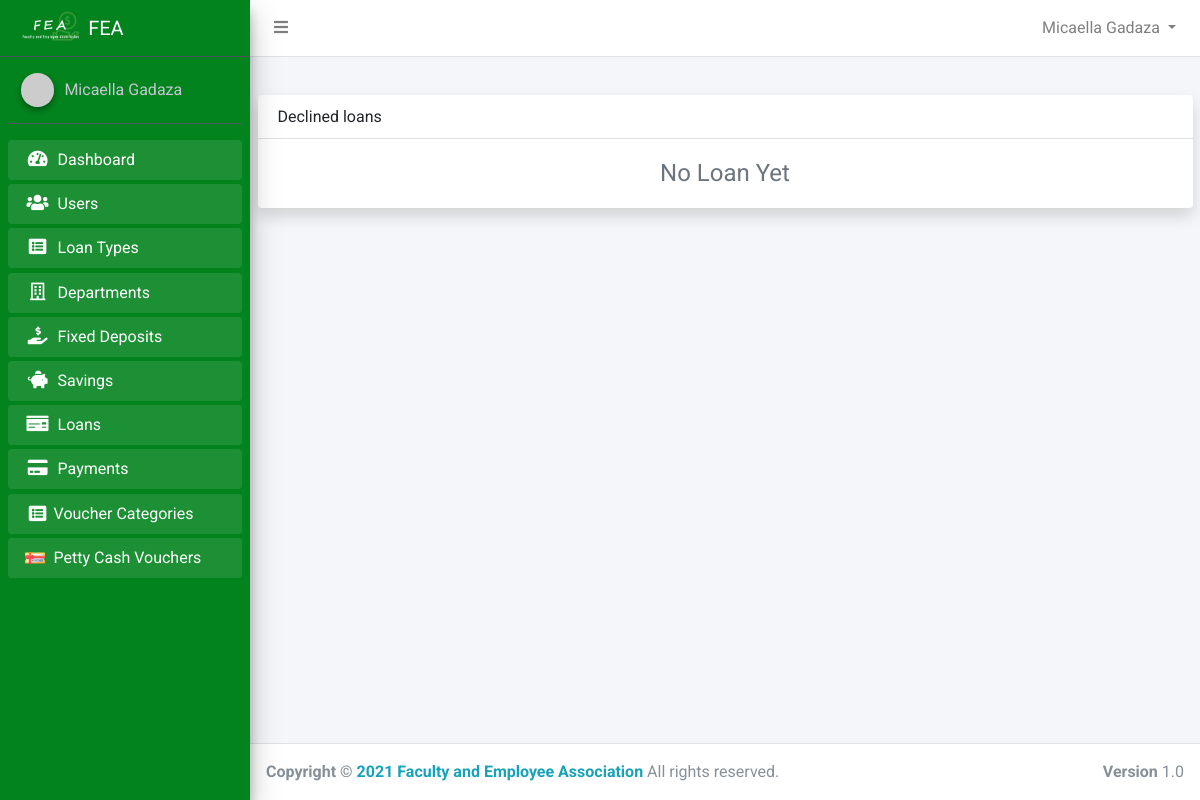
/admin/declined_loans.php (signed in), run on an earlier commit of the app's database.
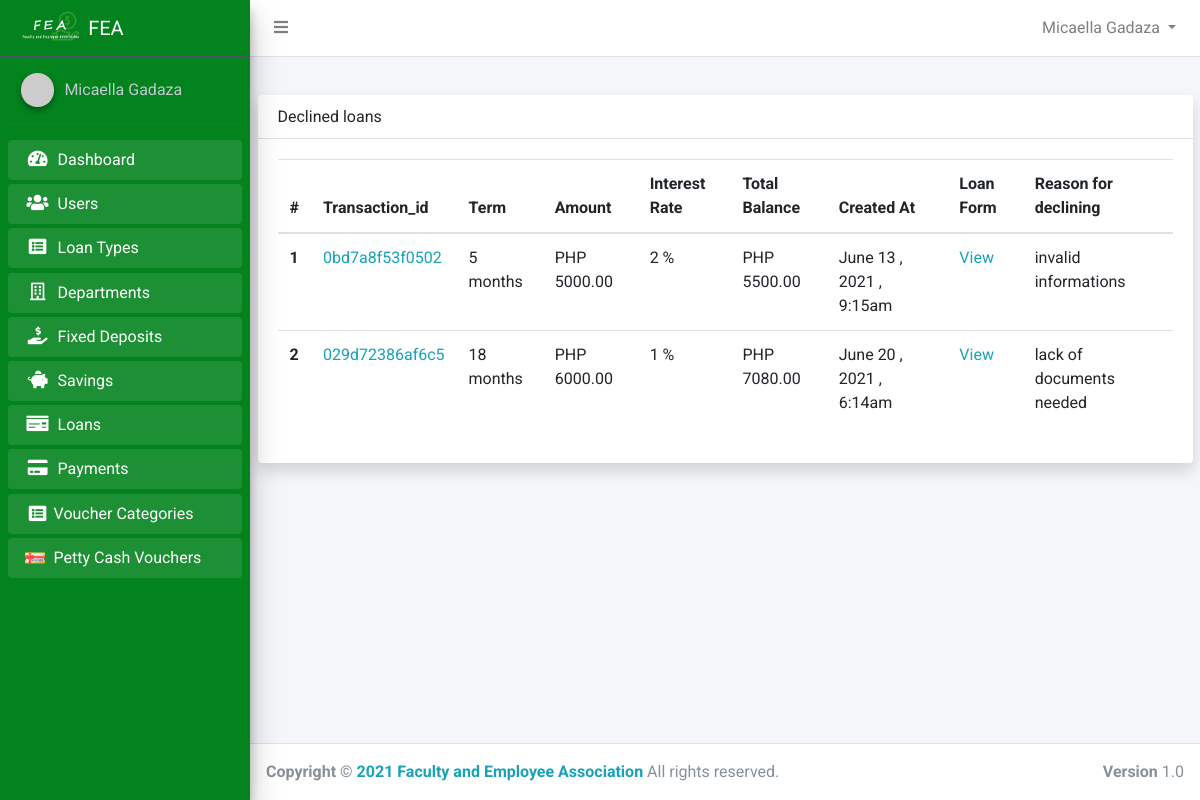
And on a later commit of the database.
### tables this page shows
CREATE TABLE `loans` (
  `id` int(11) NOT NULL,
  `transaction_id` varchar(50) NOT NULL,
  `loan_number` varchar(50) NOT NULL,
  `membership_number` varchar(50) NOT NULL,
  `amount` double NOT NULL,
  `amount_per_kinsenas` double NOT NULL,
  `amount_per_month` double NOT NULL,
  `interest_amount` double NOT NULL,
  `interest_amount_per_kinsenas` double NOT NULL,
  `interest_amount_per_month` double NOT NULL,
  `total_amount` double NOT NULL,
  `term` varchar(50) NOT NULL,
  `status` varchar(50) NOT NULL DEFAULT 'pending',
  `loan_type_id` int(11) NOT NULL,
  `user_id` int(11) NOT NULL,
  `department_id` int(11) DEFAULT NULL,
  `comaker1_id` int(11) DEFAULT NULL,
  `comaker2_id` int(11) DEFAULT NULL,
  `approved_by_c1` tinyint(1) NOT NULL DEFAULT 0,
  `approved_by_c2` tinyint(1) DEFAULT 0,
  `created_at` timestamp NOT NULL DEFAULT current_timestamp(),
  `approved_at` date DEFAULT NULL,
  `approved_by_f1` int(11) DEFAULT NULL,
  `approved_by_f2` int(11) DEFAULT NULL,
  `approved_by_f3` int(11) DEFAULT NULL,
  `approved_by_president` tinyint(1) NOT NULL DEFAULT 0,
  `reason_for_decline` text DEFAULT NULL
);

CREATE TABLE `loan_types` (
  `id` int(11) NOT NULL,
  `name` varchar(50) NOT NULL,
  `interest` double NOT NULL
);

### app/config/config.php (called while the page is built, shortened)
<?php
class Connection
{
    public $conn;
    public function __construct()
    {
        try {
            $dsn = 'mysql:host=' . HOST . ';dbname=' . DB_NAME;
            $this->conn = new PDO($dsn, USERNAME, PASSWORD);
            $this->conn->setAttribute(PDO::ATTR_DEFAULT_FETCH_MODE, PDO::FETCH_OBJ);
            $this->conn->setAttribute(PDO::ATTR_EMULATE_PREPARES, false);
        } catch (PDOException $e) {
            echo "Error!: " . $e->getMessage() . "<br/>";
            die();
        }
        return $this->conn;
    }
}

### app/controllers/admin/LoanController.php (called while the page is built, shortened)
<?php
class AdminLoan extends Connection
{
    public function getInterest($loan_type_id)
    {
        $sql = "SELECT * FROM loan_types WHERE id=:loan_type_id";
        $stmt = $this->conn->prepare($sql);
        $stmt->execute(['loan_type_id' => $loan_type_id]);
        return $stmt->fetch();
    }
    public function getDeclinedLoans()
    {
        $sql = "SELECT * FROM loans WHERE reason_for_decline IS NOT NULL";
        $stmt = $this->conn->query($sql);
        $loans = $stmt->fetchAll();
        return $loans;
    }
}

### app/helpers/showPrice.php (called while the page is built)
<?php
function formatDecimal($num)
{
    return  number_format((float)$num, 2, '.', '');
}

### app/helpers/formatDate.php (called while the page is built, shortened)
<?php
function formatDate($date)
{
    $d = new DateTime($date);
    return $d->format("F j \, Y \, g:ia \ ");
}

### admin/declined_loans.php (the view, shortened to what this page needs)
<?php
require_once  '../app/includes/admin/header.php';
$adminLoan = new AdminLoan();
$loans = $adminLoan->getDeclinedLoans();
?>
<div class="container">
    <div class="card shadow">
        <div class="card-header d-flex align-items-center">
            <h4>Declined loans </h4>
        </div>
        <div class="card-body">
            <div class="table-responsive">
                <?php if ($loans) : ?>
                    <table class="table" id="myTable">
                        <thead>
                            <tr>
                                <th scope="col">#</th>
                                <th scope="col">Transaction_id</th>
                                <th scope="col">Term</th>
                                <th scope="col">Amount</th>
                                <th scope="col">Interest Rate</th>
                                <th scope="col">Total Balance</th>
                                <th scope="col">Created At</th>
                                <th scope="col">Loan Form</th>
                                <th scope="col">Reason for declining</th>
                            </tr>
                        </thead>
                        <tbody>
                            <?php foreach ($loans as $key => $singleLoan) : ?>
                                <tr class="align-items-center">
                                    <th scope="row"><?php echo $key + 1 ?></th>
                                    <td>
                                        <a class="text-info" href="loan_detail.php?id=<?php echo $singleLoan->id ?>"><?php echo $singleLoan->transaction_id ?></a>
                                    </td>
                                    <td>
                                        <?php echo $singleLoan->term ?> months
                                    </td>
                                    <td>PHP <?php echo formatDecimal($singleLoan->amount) ?></td>
                                    <?php
                                    $interest = $adminLoan->getInterest($singleLoan->loan_type_id)->interest;
                                    ?>
                                    <td><?php echo $interest ?> %</td>
                                    <td>PHP <?php echo formatDecimal($singleLoan->total_amount) ?></td>
                                    <td>
                                        <?php echo formatDate($singleLoan->created_at) ?>
                                    </td>
                                    <td>
                                        <a href="loan_form.php?id=<?php echo $singleLoan->id ?>" class="text-info">View</a>
                                    </td>
                                    <td>
                                        <?php echo $singleLoan->reason_for_decline ?>
                                    </td>
                                </tr>
                            <?php endforeach; ?>
                        </tbody>
                    </table>
                <?php else : ?>
                    <h2 class="text-secondary text-center">No Loan Yet</h2>
                <?php endif; ?>
            </div>
        </div>
    </div>
</div>
</div>
<?php require_once BASE . '/app/includes/admin/footer.php' ?>

What changed in the data, as far as the page shows it:
added loans: transaction "0bd7a8f53f0502", term "5", amount "5000.00", loan_type.interest "2", total_amount "5500.00", created_at "June 13 , 2021 , 9:15am", reason_for_decline "invalid informations"
added loans: transaction "029d72386af6c5", term "18", amount "6000.00", loan_type "1", total_amount "7080.00", created_at "June 20 , 2021 , 6:14am", reason_for_decline "lack of documents needed"
Also different on the page:
text no longer shown: "No Loan Yet"
text now shown: "# Transaction_id Term Amount Interest Rate Total Balance Created At Loan Form Reason for declining"
